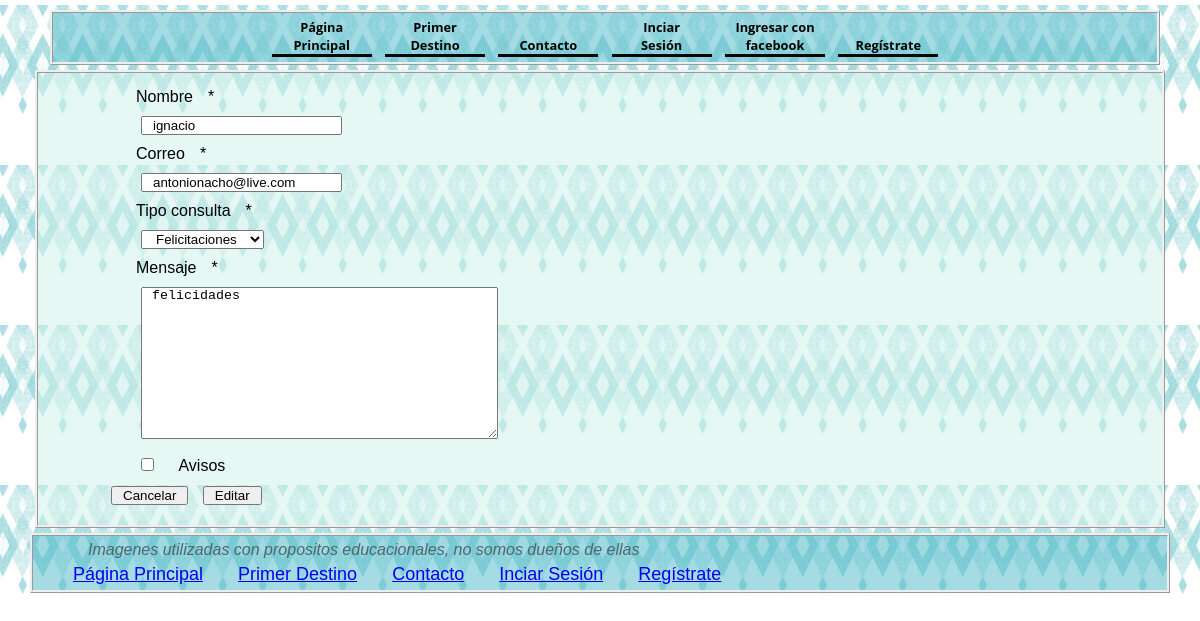
The page /modificar-cont/1/ on the database its author committed.
### turismo/models.py (models this page shows, shortened)
class Contacto(models.Model):
    nombre = models.CharField(max_length=50)
    correo = models.EmailField()
    tipo_consulta = models.IntegerField(choices=opciones_consultas)
    mensaje = models.TextField()
    avisos = models.BooleanField()

### turismo/views.py (the view)
# urls.py: path('modificar-cont/<id>/', views.modificar_cont, name= "modificar-cont"),
def modificar_cont(request, id):
    con = get_object_or_404(Contacto, id=id)
    data = {
        'form' : ContactoForm(instance=con)
    }
    if request.method == 'POST':
        formulario = ContactoForm(data=request.POST, instance=con)
        if formulario.is_valid():
            formulario.save()
            return redirect(to="listar-cont")
        data["form"] = formulario
    return render(request, 'turismo/contacto/modificar.html', data)

### turismo/form.py
class ContactoForm(forms.ModelForm):
    class Meta:
        model = Contacto
        fields = '__all__'

### turismo/templates/turismo/contacto/modificar.html (shortened to what this page needs)
{% extends 'turismo/base.html'%}
{% load crispy_forms_tags %}
{% block contenido %}
<div class="card">
    <div class="card-body">
        <div class="row">
            <div class="col-12 col-md-6 offset-md-3">
                <form action="" method="POST" enctype="multipart/form-data">
                    {{ form | crispy}}
                    <input type="reset" value="Cancelar" class="btn btn_secondary">
                    <input type="submit" value="Editar" class="btn btn-primary">
                </form>
            </div>
        </div>
    </div>
</div>
{% endblock %}

### turismo/static/css/style.css (style rules this page uses)
* { margin: 5px; padding-right: 10px; padding-left: 10px; padding-top: 0px; padding-bottom: 0px; box-sizing: border-box; }
body { font-family: HindSiliguri-Regular, Arial, "sans-serif"; background-image: url("../Imagenes/Fondo2.jpg"); }

### turismo/static/css/flexboxgrid.css (style rules this page uses)
.row { box-sizing: border-box; display: -webkit-box; display: -ms-flexbox; display: flex; -webkit-box-flex: 0; -ms-flex: 0 1 auto; flex: 0 1 auto; -webkit-box-orient: horizontal; -webkit-box-direction: normal; -ms-flex-direction: row; flex-direction: row; -ms-flex-wrap: wrap; flex-wrap: wrap; margin-right: -0.5rem; margin-left: -0.5rem; }
@media only screen and (min-width: 64em) { .col-md, .col-md-1, .col-md-2, .col-md-3, .col-md-4, .col-md-5, .col-md-6, .col-md-7, .col-md-8, .col-md-9, .col-md-10, .col-md-11, .col-md-12, .col-md-offset-0, .col-md-offset-1, .col-md-offset-2, .col-md-offset-3, .col-md-offset-4, .col-md-offset-5, .col-md-offset-6, .col-md-offset-7, .col-md-offset-8, .col-md-offset-9, .col-md-offset-10, .col-md-offset-11, .col-md-offset-12 { box-sizing: border-box; -webkit-box-flex: 0; -ms-flex: 0 0 auto; flex: 0 0 auto; padding-right: 0.5rem; padding-left: 0.5rem; } }
@media only screen and (min-width: 64em) { .col-md-6 { -ms-flex-preferred-size: 50%; flex-basis: 50%; max-width: 50%; } }

### turismo/static/css/slider.css (style rules this page uses)
* { box-sizing:border-box }

### rows shown on the page
Contacto: nombre "ignacio", correo "antonionacho@live.com", tipo_consulta "Felicitaciones", mensaje "felicidades"
